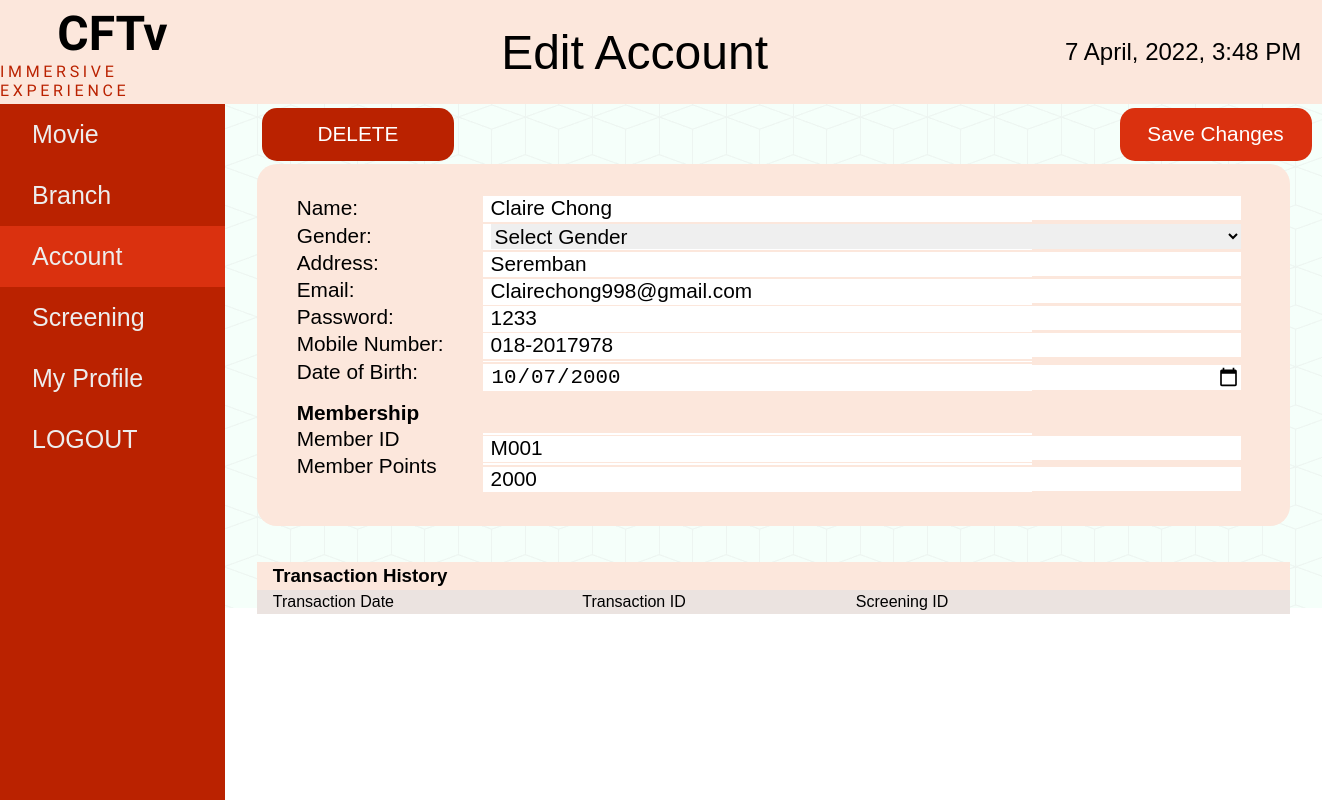
Screenshot of /accountEdit.php?id=6 (signed in) with the database file from the repository.
### tables this page shows
CREATE TABLE `member` (
  `member_id` int(11) NOT NULL,
  `m_card` varchar(35) DEFAULT NULL,
  `m_rewards` varchar(35) DEFAULT NULL,
  `m_name` varchar(35) NOT NULL,
  `m_email` varchar(35) NOT NULL,
  `m_password` varchar(35) NOT NULL,
  `m_dob` varchar(35) NOT NULL,
  `m_gender` varchar(35) NOT NULL,
  `m_number` varchar(35) NOT NULL,
  `m_address` varchar(300) NOT NULL,
  `m_picture` varchar(300) DEFAULT NULL,
  `m_points` varchar(35) NOT NULL
);

### accountEdit.php (the view, shortened to what this page needs)
<?php
require_once 'config.php';
	$get_member = mysqli_query($connect, "select * from member where member_id = '".$_GET['id']."' ");
	$member_details = mysqli_fetch_assoc($get_member);
?>
<!DOCTYPE html>
<html lang="en">
	<head>
		<link rel="stylesheet" href="./styles/style.css" />
	</head>
	<body>
		<div class="navbar">
			<div class="logo">
				<h1>CFTv</h1>
				<p>IMMERSIVE EXPERIENCE</p>
			</div>
			<div class="heading">
				<h1>Edit Account</h1>
			</div>
			<div class="date">
				<h2><?php echo date("j F, Y, g:i A") ?></h2>
			</div>
		</div>
		<div class="draw-body">
			<div class="drawer">
				<li><a href="./movieList.php">Movie</a></li>
				<li><a href="./branchList.php">Branch</a></li>
				<li class="active"><a href="./account-list.php">Account</a></li>
				<li><a href="./screenList.php">Screening</a></li>
				<li><a href="./profile.php">My Profile</a></li>
				<li><a href="account1.php?logout" title="Log Out">LOGOUT</a></li>
			</div>
			<form method="post" action="#">
			<div class="content">
				<div class="button-bar-account">
					<button class="delete" type="submit" name="delete_account">DELETE</button>
					<button type="submit" name="update_account">Save Changes</button>
				</div>
				<div class="main">
					<div class="box-account">
						<div class="left">
							<li>Name:</li>
							<li>Gender:</li>
							<li>Address:</li>
							<li>Email:</li>
							<li>Password:</li>
							<li>Mobile Number:</li>
							<li>Date of Birth:</li>
							<li class="mem">Membership</li>
							<li>Member ID</li>
							<li>Member Points</li>
						</div>
						<div class="right">
							<li><input type="text" name="m_name" style="width:750px; font-size: 1.3rem; border: none;" value="<?php echo $member_details['m_name']; ?>" required></li>
							<li>
								<select  name="m_gender" style="width:750px; font-size: 1.3rem; border: none;" required>
									<option>Select Gender</option>
								</select>
							</li>
							<li><input type="text" name="m_address" style="width:750px; font-size: 1.3rem; border: none;" value="<?php echo $member_details['m_address']; ?>" required></li>
							<li><input type="email" name="m_email" style="width:750px; font-size: 1.3rem; border: none;" value="<?php echo $member_details['m_email']; ?>" required></li>
							<li><input type="text" name="m_password" style="width:750px; font-size: 1.3rem; border: none;" value="<?php echo $member_details['m_password']; ?>" required></li>
							<li><input type="text" name="m_number" style="width:750px; font-size: 1.3rem; border: none;"  value="<?php echo $member_details['m_number']; ?>" required></li>
							<li><li><input type="date" name="m_dob" style="width:750px; font-size: 1.3rem; border: none;" required  value="<?php echo $member_details['m_dob']; ?>"></li></li>
							<li><li><input type="text" name="m_id_card" style="width:750px; font-size: 1.3rem; border: none;" required  value="<?php echo $member_details['m_card']; ?>"></li></li>
							<li><li><input type="text" name="m_points" style="width:750px; font-size: 1.3rem; border: none;" required  value="<?php echo $member_details['m_points']; ?>"></li></li>
						</div>
					</div>
					<br><br>
					<div class="txn">
						<h3>Transaction History</h3>
						<table>
							<tr>
								<th>Transaction Date</th>
								<th>Transaction ID</th>
								<th>Screening ID</th>
								<th>View</th>
							</tr>
						</table>
					</div>
				</div>
			</div>
			</form>
		</div>
	</body>
</html>

### styles/style.css (style rules this page uses)
* { margin: 0; padding: 0; box-sizing: border-box; }
body { min-height: 100vh; font-family: 'Gill Sans', 'Gill Sans MT', Calibri, 'Trebuchet MS', sans-serif; }
.navbar { height: 13vh; display: grid; grid-template-columns: 17% auto 21%; background-color: #fce7dc; }
.navbar .logo, .heading, .date { display: flex; flex-direction: column; min-width: 100%; min-height: 100%; align-items: center; justify-content: center; }
.navbar .logo h1 { font-family: "Rajdhani"; font-size: 3rem; }
.navbar .logo p { font-family: "Rajdhani"; letter-spacing: 0.23rem; color: #ba2200; }
.navbar .heading h1 { font-size: 3rem; font-weight: 500; }
.navbar .date h2 { font-weight: 500; }
.draw-body { min-height: 87vh; display: grid; grid-template-columns: 17% auto; }
.draw-body .drawer { background-color: #ba2200; min-width: 100%; display: flex; flex-direction: column; font-size: 25px; }
.draw-body .drawer li { padding: 1rem 0; list-style: none; cursor: pointer; }
.draw-body .drawer .active { background-color: #da310f; }
.draw-body .drawer li a { padding-left: 2rem; text-decoration: none; color: #ededed; }
.draw-body .content { background-color: #f5fffa; background-image: url('../images/cubes.png'); display: grid; grid-template-rows: 12% auto; }
.draw-body .content button { height: 3.3rem; width: 12rem; border-radius: 15px; font-size: 1.3rem; background-color: #da310f; color: #fff; font-weight: 500; border: none; cursor: pointer; }
.draw-body .content .delete { background-color: #ba2200; }
.draw-body .content .button-bar-account { margin: 0 2rem; display: grid; grid-template-columns: 23% 60% auto; justify-content: center; align-items: center; }
.content .main .box-account { background-color: #fce7dc; border-radius: 20px; margin: 0 2rem auto 2rem; padding: 2rem; width: auto; display: grid; grid-template-columns: 20% 60% auto; }
.content .main .box-account .right { margin-right: 2rem; }
.content .main .box-account li { list-style: none; font-size: 1.3rem; margin-bottom: 0.1rem; padding-bottom: 0.1rem; padding-left: 0.5rem; }
.content .main .box-account .right li { background-color: #fff; }
.content .main .box-account .mem { margin-top: 1rem; font-weight: 700; height: 1.5rem; }
.main .txn { margin: 0 2rem; }
.main .txn h3 { width: 100%; background-color: #fce7dc; padding: 0.2rem 1rem; }
.main .txn table { border-collapse: collapse; width: 100%; }
.main .txn table tr th:nth-child(4) { padding-right: 4rem; padding-left: 25%; }
.main .txn th { background-color: #ebe3e0; text-align: left; font-weight: 500; padding: 0.2rem 1rem; border-bottom: 1px solid #fff; }

### accountEdit.php (style rules this page uses)
.draw-body .content .button-bar-account { grid-template-columns: 83% 16% auto; }

### rows the page displays
member: m_name "Claire Chong", m_address "Seremban", m_email "Clairechong998@gmail.com", m_password "1233", m_number "018-2017978", m_dob "10/07/2000", m_id_card "M001", m_points "2000"
